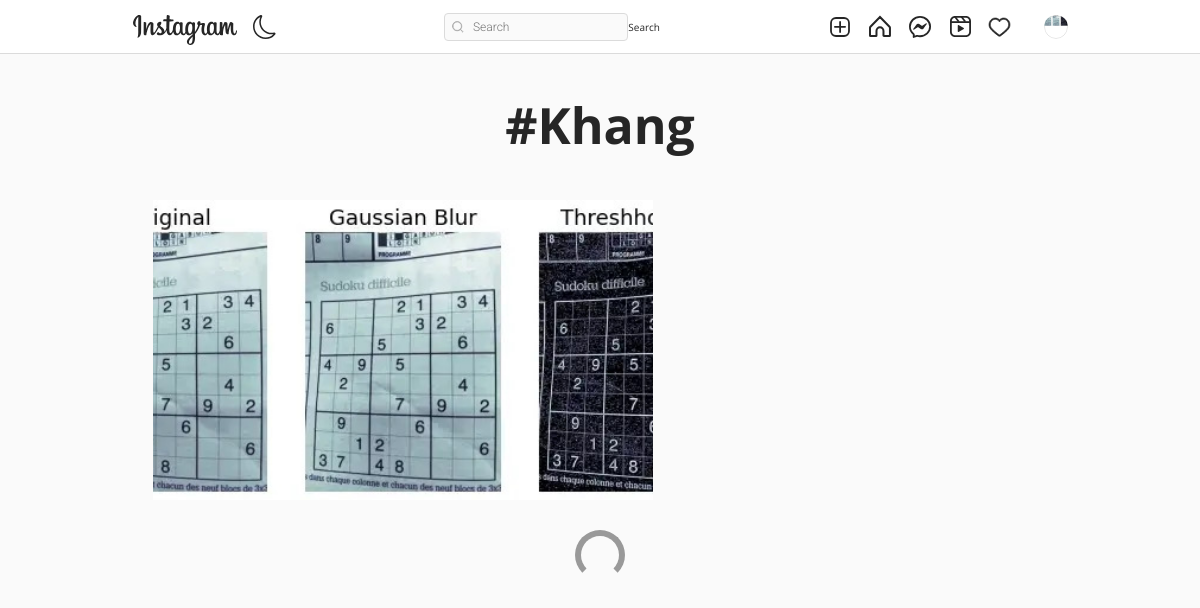
Screenshot of /tag/47b6b66c-9e38-11ed-9fe6-57a3b3f7d812 (signed in) with the database file from the repository.
### authy/models.py (models this page shows, shortened)
class Profile(models.Model):
    user = models.OneToOneField(User, related_name='profile', on_delete=models.CASCADE)
    image = models.ImageField(upload_to="profile_pciture", null=True, default="default.jpg")
    first_name = models.CharField(max_length=200, null=True, blank=True)
    last_name = models.CharField(max_length=200, null=True, blank=True)
    bio = models.CharField(max_length=200, null=True, blank=True)
    location = models.CharField(max_length=200, null=True, blank=True)
    url = models.URLField(max_length=200, null=True, blank=True)
    favourite = models.ManyToManyField(Post, blank=True)

### post/models.py (models this page shows, shortened)
class Tag(models.Model):
    title = models.CharField(max_length=75, verbose_name='Tag')
    slug = models.SlugField(null=False, unique=True, default=uuid.uuid1)
    class Meta:
        verbose_name = 'Tag'
        verbose_name_plural = 'Tags'

class Post(models.Model):
    id = models.UUIDField(primary_key=True, default=uuid.uuid4, editable=False)
    picture = models.ImageField(upload_to=user_directory_path, verbose_name="Picture")
    caption = models.CharField(max_length=10000, verbose_name="Caption")
    posted = models.DateField(auto_now_add=True)
    tags = models.ManyToManyField(Tag, related_name="tags")
    user = models.ForeignKey(User, on_delete=models.CASCADE)
    likes = models.IntegerField(default=0)
    def get_absolute_url(self):
        return reverse("post-details", args=[str(self.id)])

### post/views.py (the view)
# urls.py: path('tag/<slug:tag_slug>', Tags, name='tags'),
@login_required
def Tags(request, tag_slug):
    tag = get_object_or_404(Tag, slug=tag_slug)
    posts = Post.objects.filter(tags=tag).order_by('-posted')
    context = {
        'posts': posts,
        'tag': tag
    }
    return render(request, 'tag.html', context)

### templates/tag.html (shortened to what this page needs)
{% extends 'base.html' %}
{% load static %}
{% load crispy_forms_tags %}
{% block content %}
<!DOCTYPE html>
<html lang="en">
<head>
    <link rel="stylesheet" href="{% static 'assets3/css/reset.css' %}">
    <link rel="stylesheet" href="{% static 'assets3/css/styles.css' %}">
    <link rel="stylesheet" href="https://use.fontawesome.com/releases/v5.2.0/css/all.css">
</head>
<body>
    <header>
        <div>
         <h1 style="font-size: 50px; margin-top: 100px; text-align:center; font-weight: bold; margin-bottom: 50px;">#{{tag.title|title}}</h1>
        </div>
    </header>
    <main>
        <div class="container">
            <div class="gallery">
                {% for post in posts %}
                <a href="{{post.get_absolute_url}}"><div class="gallery-item" tabindex="0">
                    <img src="{{ post.picture.url }}" class="gallery-image" alt="" style="width: 500px; height: 300px; object-fit: cover;">
                </div></a>
                {% endfor %}
            </div>
            <div class="loader"></div>
        </div>
    </main>
{% endblock content %}

### templates/base.html (shortened to what this page needs)
{% load static %}
<!DOCTYPE html>
<html lang="en">
<head>
    <link rel="stylesheet" href="https://cdn.jsdelivr.net/npm/bootstrap-icons@1.8.1/font/bootstrap-icons.css">
    <link href="https://cdn.jsdelivr.net/npm/bootstrap@5.1.3/dist/css/bootstrap.min.css" rel="stylesheet">
    <link rel="stylesheet" type="text/css" href="{% static 'assets1/style.css' %}">
</head>
<body>
    <header class="header">
        <nav class="header__content">
            <div class="header__buttons">
                <a href="{% url 'index' %}" class="header__home">
                </a>
                <button class="header__theme-button" title="Toggle Theme">
                </button>
            </div>
            <form action="{% url 'search-users' %}" method="GET">
                <div class="header__search">
                    <input type="text" placeholder="Search" name="q" value="{{ request.GET.q }}">
                    <button class="btn btn-primary" type="submit">Search</button>
                </div>
            </form>
            <div class="header__buttons header__buttons--desktop">
                <a href="{% url 'newpost' %}">
                </a>
                <a href="{% url 'index' %}">
                </a>
                <a href="{% url 'message' %}">
                </a>
                <a href="#">
                </a>
                <span>
                    <a href="{% url 'show-notification' %}">
                    </a>
                </span>
                <a href="">
                    <button class="profile-button">
                        <a href="{% url 'profile' request.user %}">
                            <div class="profile-button__picture">
                                <img src="{{request.user.profile.image.url}}" alt="User Picture">
                            </div>
                        </a>
                    </button>
                </a>
            </div>
        </nav>
    </header>
    {% block content %}
    {% endblock content %}
</body>
</html>

### static/assets1/style.css (style rules this page uses)
*, *::after, *::before { box-sizing: border-box; margin: 0; padding: 0; }
*, button, input, select, textarea { font-family: 'Roboto', sans-serif; }
:root { --primary: hsl(0, 0%, 100%); --secondary: hsl(0, 0%, 98%); --border: hsl(0, 0%, 86%); --story-border: hsl(0, 0%, 78%); --img-border: hsla(0, 0%, 0%, 0.1); --text-dark: hsl(0, 0%, 15%); --text-light: hsl(0, 0%, 60%); --like: hsl(355, 82%, 61%); --link: hsl(204, 100%, 48%); --header-height: 44px; --nav-height: 44px; }
body { min-height: 100vh; display: flex; flex-direction: column; overflow-y: auto; }
svg { display: block; }
img { max-width: 100%; }
.header { width: 100%; height: var(--header-height); background-color: var(--primary); display: flex; justify-content: center; position: fixed; top: 0; left: 0; z-index: 2; }
.header::after { content: ''; position: absolute; bottom: 0; width: 100%; height: 1px; background-color: var(--border); }
.header__content { width: 100%; max-width: 975px; padding: 0 14px; display: flex; justify-content: space-between; align-items: center; }
.header__home { margin-top: 5px; }
.header__theme-button { background-color: transparent; border: none; cursor: pointer; }
.header__theme-button-moon { display: unset; }
.header__search { width: 216px; height: 28px; display: none; align-items: center; position: relative; }
.header__search svg { width: 12px; height: 12px; position: absolute; left: 8px; }
.header__search input { width: 100%; height: 100%; background-color: var(--secondary); padding: 4px 10px 4px 28px; border: 1px solid var(--border); border-radius: 4px; outline: none; font-size: 12px; font-weight: 300; text-decoration: none; color: var(--text-light); text-overflow: ellipsis; overflow: hidden; white-space: nowrap; }
.header__buttons { display: flex; align-items: center; gap: 16px; }
.profile-button { background-color: transparent; border: none; outline: none; cursor: pointer; position: relative; }
.profile-button__picture { width: 24px; height: 24px; border-radius: 50%; overflow: hidden; position: relative; }
.profile-button__picture::after { content: ''; position: absolute; top: 0; bottom: 0; left: 0; right: 0; border: 1px solid var(--img-border); border-radius: 50%; }
@media (min-width: 768px) { :root { --header-height: 54px; --nav-height: 0px; } }
@media (min-width: 768px) { .header__content { padding: 0 20px; } }
@media (min-width: 768px) { .header__search { display: flex; } }

### static/assets3/css/styles.css (style rules this page uses)
:root { font-size: 10px; }
*, *::before, *::after { box-sizing: border-box; }
body { font-family: "Open Sans", Arial, sans-serif; min-height: 100vh; background-color: #fafafa; color: #262626; padding-bottom: 3rem; }
img { display: block; }
.container { max-width: 93.5rem; margin: 0 auto; padding: 0 2rem; }
.btn { display: inline-block; font: inherit; background: none; border: none; color: inherit; padding: 0; cursor: pointer; }
.gallery { display: flex; flex-wrap: wrap; margin: -1rem -1rem; padding-bottom: 3rem; }
.gallery-item { position: relative; flex: 1 0 22rem; margin: 1rem; color: #fff; cursor: pointer; }
.gallery-image { width: 100%; height: 100%; object-fit: cover; }
.loader { width: 5rem; height: 5rem; border: 0.6rem solid #999; border-bottom-color: transparent; border-radius: 50%; margin: 0 auto; animation: loader 500ms linear infinite; }

### rows the page displays
Tag: title "Khang"
Post: picture (picture)
